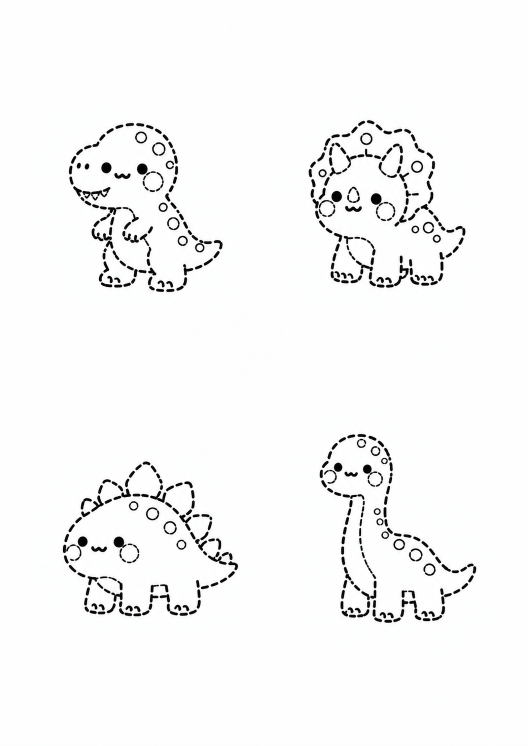
#> input picture assets/dashed-outline-style-reference.png, 1055 x 1491 px (shown at 1/2 size)
$ python normalize_a4.py --input ../assets/dashed-outline-style-reference.png --output out.png
#> lines starting #> are read from the running program, lines starting #| are printed output that depends on the picture
#!/usr/bin/env python3
"""Fit a raster image onto a white A4 canvas without cropping or distortion."""

from __future__ import annotations

import argparse
from pathlib import Path

from PIL import Image


A4_MM = (210, 297)
DEFAULT_DPI = 150


def a4_pixel_size(orientation: str, dpi: int) -> tuple[int, int]:
    short = round(A4_MM[0] / 25.4 * dpi)
    long = round(A4_MM[1] / 25.4 * dpi)
    return (short, long) if orientation == "portrait" else (long, short)


def parse_args() -> argparse.Namespace:
    parser = argparse.ArgumentParser(
        description="Fit a complete image proportionally onto an A4 white canvas."
    )
    parser.add_argument("--input", required=True, type=Path, help="Source raster image")
    parser.add_argument("--output", required=True, type=Path, help="New A4 PNG path")
    parser.add_argument(
        "--orientation",
        choices=("portrait", "landscape"),
        default="portrait",
        help="A4 page orientation (default: portrait)",
    )
    parser.add_argument("--dpi", type=int, default=DEFAULT_DPI, help="A4 raster DPI (default: 150)")
    parser.add_argument("--force", action="store_true", help="Allow replacing an existing output")
    return parser.parse_args()


def main() -> None:
    args = parse_args()
    if not args.input.is_file():
        raise SystemExit(f"input image not found: {args.input}")
    if args.output.exists() and not args.force:
        raise SystemExit(f"output already exists: {args.output}; choose a versioned name or use --force")
    if args.dpi < 36 or args.dpi > 1200:
        raise SystemExit("dpi must be between 36 and 1200")

    page_width, page_height = a4_pixel_size(args.orientation, args.dpi)
    with Image.open(args.input) as opened:
#> opened is the input picture: PIL image 1055x1491 RGB; mean R, G, B 246.6, 246.9, 246.8
        rgba = opened.convert("RGBA")
        background = Image.new("RGBA", rgba.size, "white")
#> background: PIL image 1055x1491 RGBA; every value is 255
        background.alpha_composite(rgba)
        source = background.convert("RGB")

    scale = min(page_width / source.width, page_height / source.height)
#> scale = 1.18
    fitted_size = (
        max(1, round(source.width * scale)),
        max(1, round(source.height * scale)),
    )
#> fitted_size = (1240, 1752)
    fitted = source.resize(fitted_size, Image.Resampling.LANCZOS)
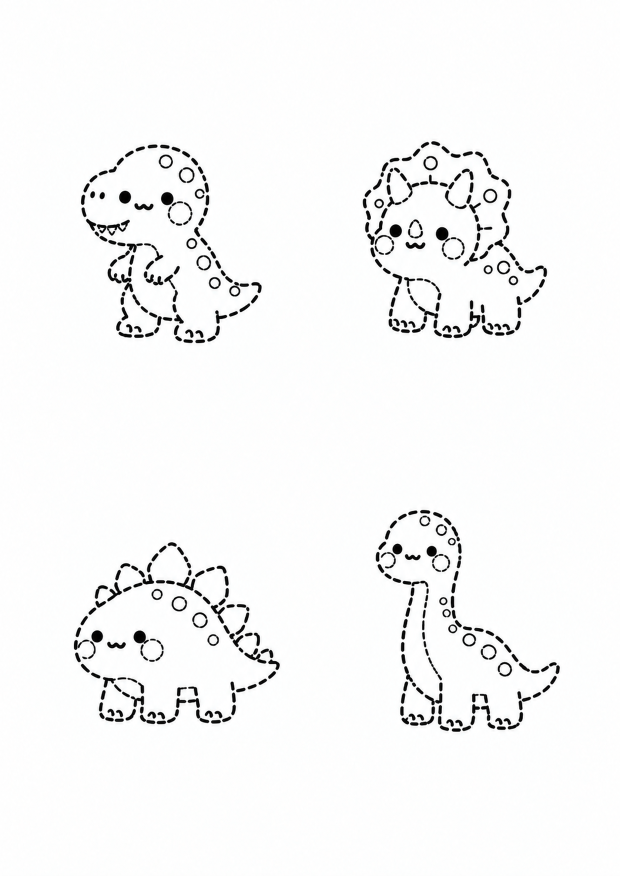
#> fitted: PIL image 1240x1752 RGB (shown at 1/2 size); mean R, G, B 246.6, 246.9, 246.8
    canvas = Image.new("RGB", (page_width, page_height), "white")
#> canvas: PIL image 1240x1754 RGB; every value is 255
    position = ((page_width - fitted.width) // 2, (page_height - fitted.height) // 2)
#> position = (0, 1)
    canvas.paste(fitted, position)
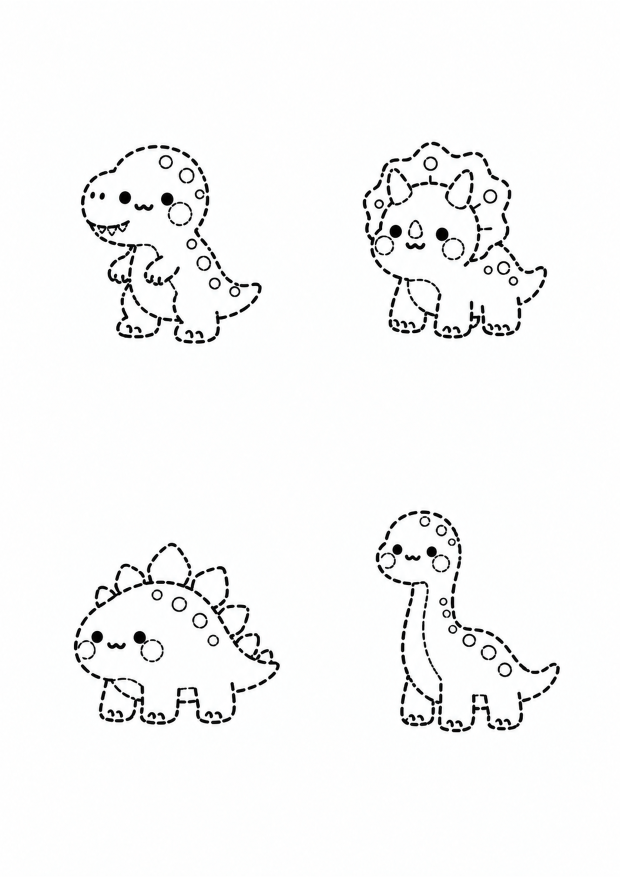
#> canvas: PIL image 1240x1754 RGB (shown at 1/2 size); mean R, G, B 246.6, 246.9, 246.8

    args.output.parent.mkdir(parents=True, exist_ok=True)
    canvas.save(args.output, format="PNG", optimize=True, dpi=(args.dpi, args.dpi))


if __name__ == "__main__":
    main()

$ run again, on assets/worksheet-layout-reference.png
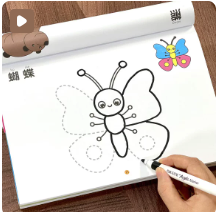
#> input picture assets/worksheet-layout-reference.png, 217 x 212 px
#> in main, opened is the input picture: PIL image 217x212 RGBA; mean R, G, B, A 212.1, 202.7, 196.3, 255
#> background: PIL image 217x212 RGBA; every value is 255
#> in main, `fitted = source.resize(fitted_size, Image.Resampling.LANCZOS)`:
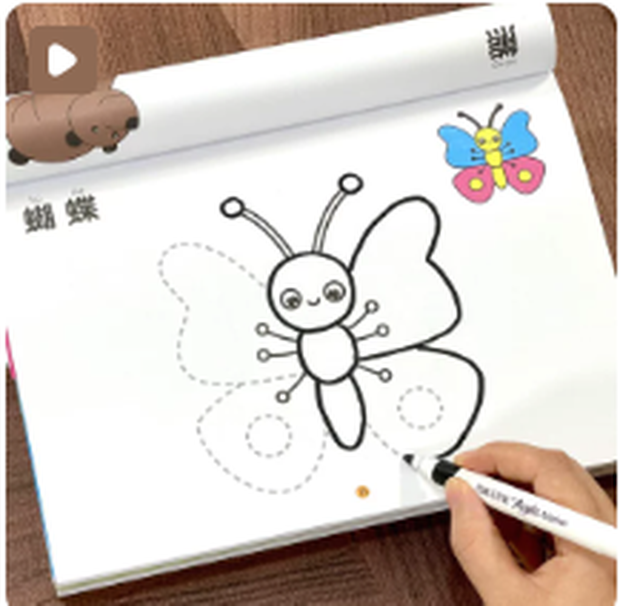
#> fitted: PIL image 1240x1211 RGB (shown at 1/2 size); mean R, G, B 211.9, 202.5, 196.1
#> in main, `canvas.paste(fitted, position)`:
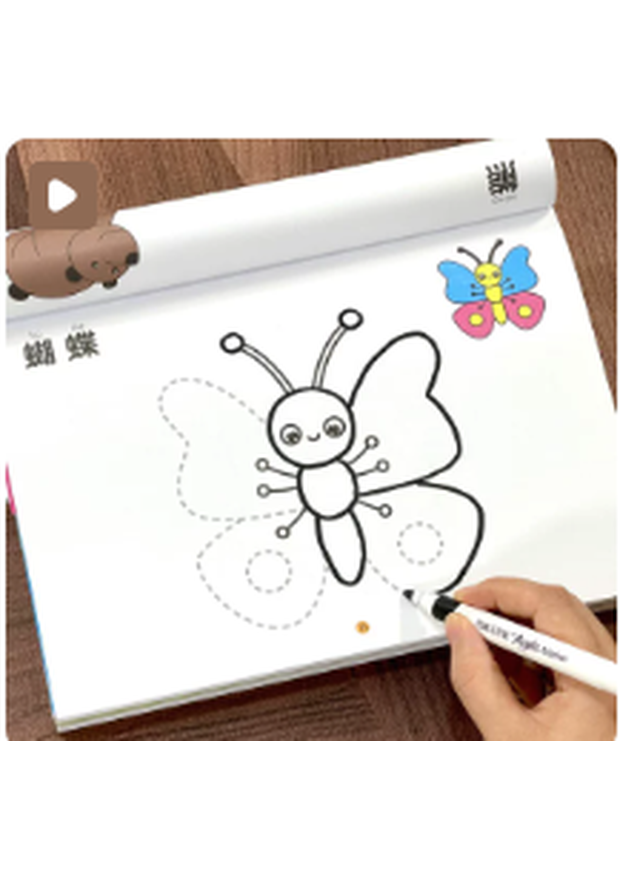
#> canvas: PIL image 1240x1754 RGB (shown at 1/2 size); mean R, G, B 225.2, 218.7, 214.3
